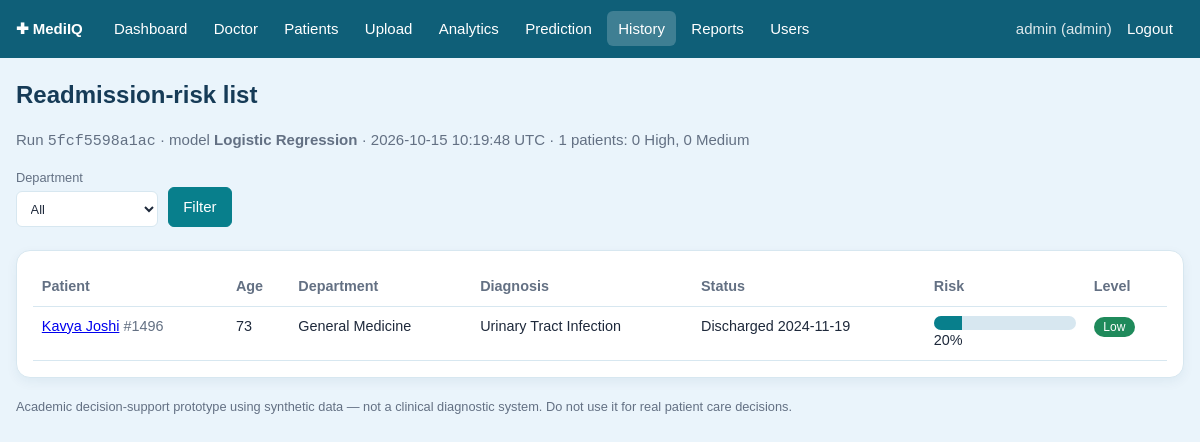
The page /history/5fcf5598a1ac (signed in) on the database its author committed.
### tables this page shows
CREATE TABLE users (
    user_id       INTEGER PRIMARY KEY AUTOINCREMENT,
    username      TEXT NOT NULL UNIQUE,
    password_hash TEXT NOT NULL,
    role          TEXT NOT NULL DEFAULT 'staff' CHECK (role IN ('admin','doctor','staff'))
);

CREATE TABLE predictions (
    prediction_id INTEGER PRIMARY KEY AUTOINCREMENT,
    patient_id    INTEGER NOT NULL REFERENCES patients(patient_id) ON DELETE CASCADE,
    admission_id  INTEGER REFERENCES admissions(admission_id) ON DELETE CASCADE,
    risk_score    REAL NOT NULL CHECK (risk_score BETWEEN 0 AND 1),
    risk_level    TEXT NOT NULL CHECK (risk_level IN ('Low','Medium','High')),
    predicted_at  TEXT NOT NULL DEFAULT (datetime('now')),
    run_id        TEXT NOT NULL,
    model_name    TEXT NOT NULL,
    run_type      TEXT NOT NULL DEFAULT 'batch' CHECK (run_type IN ('batch','single')),
    created_by    INTEGER REFERENCES users(user_id)
);

CREATE TABLE patients (
    patient_id  INTEGER PRIMARY KEY AUTOINCREMENT,
    name        TEXT NOT NULL,
    age         INTEGER NOT NULL CHECK (age BETWEEN 0 AND 120),
    gender      TEXT NOT NULL CHECK (gender IN ('Male','Female','Other')),
    phone       TEXT,
    blood_group TEXT NOT NULL DEFAULT 'Unknown'
);

CREATE TABLE admissions (
    admission_id   INTEGER PRIMARY KEY AUTOINCREMENT,
    patient_id     INTEGER NOT NULL REFERENCES patients(patient_id) ON DELETE CASCADE,
    admission_date TEXT NOT NULL,                 -- YYYY-MM-DD
    discharge_date TEXT,                          -- NULL = currently admitted
    diagnosis      TEXT NOT NULL,
    department     TEXT NOT NULL,
    CHECK (discharge_date IS NULL OR discharge_date >= admission_date)
);

### views.py (the view)
@bp.route("/history/<run_id>")
@login_required
def history_run(run_id):
    rows = repo.get_run(run_id)
    if not rows:
        flash("Prediction run not found.", "danger")
        return redirect(url_for("main.history"))
    dept = request.args.get("department", "")
    shown = [r for r in rows if not dept or r["department"] == dept]
    return render_template("prediction_run.html", rows=shown, all_rows=rows, run_id=run_id, dept=dept,
                           departments=sorted({r["department"] for r in rows}))

### auth.py (called while the page is built)
@bp.before_app_request
def load_user():
    uid = session.get("user_id")
    g.user = repo.get_user(uid) if uid else None

def login_required(view):
    @wraps(view)
    def wrapped(*a, **kw):
        if g.user is None:
            return redirect(url_for("auth.login", next=request.path))
        return view(*a, **kw)
    return wrapped

### db.py (called while the page is built)
def get_db():
    if "db" not in g:
        g.db = sqlite3.connect(current_app.config["DATABASE"])
        g.db.row_factory = sqlite3.Row
        g.db.execute("PRAGMA foreign_keys = ON")
    return g.db

### repo.py (called while the page is built)
def _q(sql, params=()):
    return get_db().execute(sql, params).fetchall()

def get_user(user_id):
    return get_db().execute("SELECT * FROM users WHERE user_id=?", (user_id,)).fetchone()

def get_run(run_id):
    return _q("""SELECT pr.*, p.name, p.age, p.gender, a.department, a.diagnosis, a.admission_date, a.discharge_date
                 FROM predictions pr JOIN patients p ON p.patient_id=pr.patient_id
                 JOIN admissions a ON a.admission_id=pr.admission_id
                 WHERE pr.run_id=? ORDER BY pr.risk_score DESC""", (run_id,))

### templates/prediction_run.html (shortened to what this page needs)
{% extends "base.html" %}{% from "macros.html" import risk_table %}{% block title %}Risk list{% endblock %}
{% block content %}
{% set first = all_rows[0] %}
<h1>Readmission-risk list</h1>
<p class="muted">Run <code>{{ run_id }}</code> &middot; model <strong>{{ first.model_name }}</strong> &middot; {{ first.predicted_at }} UTC &middot;
{{ all_rows|length }} patients: {{ all_rows|selectattr('risk_level','equalto','High')|list|length }} High, {{ all_rows|selectattr('risk_level','equalto','Medium')|list|length }} Medium</p>
<form class="inline noprint" method="get"><label>Department<select name="department"><option value="">All</option></select></label><button>Filter</button></form><br>
<div class="card scroll">{{ risk_table(rows) }}</div>
{% endblock %}

### templates/base.html (shortened to what this page needs)
<!doctype html>
<html lang="en"><head>
<link rel="stylesheet" href="{{ url_for('static', filename='css/style.css') }}">
</head><body>
{% set ep = request.endpoint or '' %}
<nav>
  <span class="brand">&#10010; MediIQ</span>
  {% if g.user %}
  <a href="{{ url_for('main.dashboard') }}" class="{{ 'on' if ep=='main.dashboard' }}">Dashboard</a>
  {% if g.user.role in ('admin','doctor') %}<a href="{{ url_for('main.doctor') }}" class="{{ 'on' if ep=='main.doctor' }}">Doctor</a>{% endif %}
  <a href="{{ url_for('main.patients') }}" class="{{ 'on' if ep in ('main.patients','main.patient_detail') }}">Patients</a>
  <a href="{{ url_for('main.upload') }}" class="{{ 'on' if ep=='main.upload' }}">Upload</a>
  <a href="{{ url_for('main.analytics_page') }}" class="{{ 'on' if ep=='main.analytics_page' }}">Analytics</a>
  <a href="{{ url_for('main.predict') }}" class="{{ 'on' if ep=='main.predict' }}">Prediction</a>
  <a href="{{ url_for('main.history') }}" class="{{ 'on' if ep.startswith('main.history') }}">History</a>
  <a href="{{ url_for('main.reports') }}" class="{{ 'on' if ep=='main.reports' }}">Reports</a>
  {% if g.user.role=='admin' %}<a href="{{ url_for('auth.users') }}">Users</a>{% endif %}
  <span style="color:#fff;opacity:.85">{{ g.user.username }} ({{ g.user.role }})</span>
  <a href="{{ url_for('auth.logout') }}">Logout</a>
  {% endif %}
</nav>
<main>
  {% block content %}{% endblock %}
</main>
<footer>Academic decision-support prototype using synthetic data &mdash; not a clinical diagnostic system. Do not use it for real patient care decisions.</footer>
</body></html>

### templates/macros.html (shortened to what this page needs)
{% macro risk_table(rows, link=true) %}
<table><tr><th>Patient</th><th>Age</th><th>Department</th><th>Diagnosis</th><th>Status</th><th style="width:160px">Risk</th><th>Level</th></tr>
{% for r in rows %}<tr>
<td>{% if link %}<a href="{{ url_for('main.patient_detail', pid=r.patient_id) }}">{{ r.name }}</a>{% else %}{{ r.name }}{% endif %} <span class="muted">#{{ r.patient_id }}</span></td>
<td>{{ r.age }}</td><td>{{ r.department }}</td><td>{{ r.diagnosis }}</td>
<td>{{ 'Inpatient' if not r.discharge_date else 'Discharged ' ~ r.discharge_date }}</td>
<td><div class="bar"><i class="risk-{{ r.risk_level }}" style="width:{{ (r.risk_score*100)|round|int }}%"></i></div> {{ '%.0f'|format(r.risk_score*100) }}%</td>
<td><span class="pill risk-{{ r.risk_level }}">{{ r.risk_level }}</span></td></tr>
{% else %}<tr><td colspan="7" class="muted">Nothing to show.</td></tr>{% endfor %}</table>
{% endmacro %}

### static/css/style.css (style rules this page uses)
:root { --bg: #EAF4FB; --card: #FFFFFF; --ink: #1E293B; --muted: #637083; --line: #D7E7F0; --brand: #0F5F78; --accent: #087F8C; --danger: #C0392B; --amber: #D98A0B; --ok: #1F8A5B; }
* { box-sizing: border-box; }
body { margin: 0; font-family: Arial, Helvetica, sans-serif; font-size: 15px; line-height: 1.5; background: var(--bg); color: var(--ink); }
nav { display: flex; flex-wrap: wrap; align-items: center; gap: 0.25rem; background: var(--brand); padding: 0.7rem 1rem; }
nav a { color: #FFFFFF; text-decoration: none; padding: 0.4rem 0.7rem; border-radius: 6px; transition: background 0.2s ease; }
nav a:hover, nav a.on { background: rgba(255, 255, 255, 0.2); }
nav .brand { font-weight: 700; margin-right: 1rem; color: #FFFFFF; }
main { max-width: 1200px; margin: 1.2rem auto; padding: 0 1rem; }
h1, h2, h3 { color: #163B57; }
h1 { font-size: 1.5rem; margin: 0.2rem 0 1rem; }
.card, .stat-card, .chart-container { background: var(--card); color: var(--ink); border: 1px solid var(--line); border-radius: 14px; padding: 1rem; margin-bottom: 1rem; box-shadow: 0 4px 12px rgba(15, 70, 100, 0.06); }
.scroll { overflow-x: auto; }
table { width: 100%; border-collapse: collapse; font-size: 0.9rem; }
th, td { padding: 0.55rem; border-bottom: 1px solid var(--line); text-align: left; vertical-align: top; }
th { color: var(--muted); font-weight: 600; }
form.inline { display: flex; flex-wrap: wrap; gap: 0.6rem; align-items: end; }
label { display: flex; flex-direction: column; font-size: 0.8rem; color: var(--muted); gap: 0.2rem; }
input, select, textarea { width: 100%; max-width: 100%; padding: 0.55rem 0.6rem; border: 1px solid var(--line); border-radius: 6px; background: var(--card); color: var(--ink); font: inherit; }
button, .btn { background: var(--accent); color: #FFFFFF; border: 1px solid var(--accent); border-radius: 6px; padding: 0.5rem 0.9rem; cursor: pointer; text-decoration: none; font: inherit; display: inline-block; transition: background 0.2s ease; }
.muted { color: var(--muted); }
.pill { display: inline-block; border-radius: 99px; padding: 0.08rem 0.6rem; font-size: 0.75rem; color: #FFFFFF; white-space: nowrap; }
.risk-Low { background: var(--ok); }
.bar { height: 14px; border-radius: 7px; background: var(--line); overflow: hidden; }
.bar > i { display: block; height: 100%; background: var(--accent); }
footer { max-width: 1200px; margin: 0 auto 2rem; padding: 0 1rem; color: var(--muted); font-size: 0.8rem; }

### rows shown on the page
users: user.username "admin", user.role "admin"
predictions: run "5fcf5598a1ac", model_name "Logistic Regression", predicted_at "2026-10-15 10:19:48", name "Kavya Joshi", patient_id "1496", age "73", department "General Medicine", diagnosis "Urinary Tract Infection", r.risk_score*100 "20", risk_level "Low"
admissions: discharge_date "Discharged 2024-11-19"

### other values the page prints
{{ all_rows|length }} "1"
{{ all_rows|selectattr('risk_level','equalto','High')|list|length }} "0"
{{ all_rows|selectattr('risk_level','equalto','Medium')|list|length }} "0"
